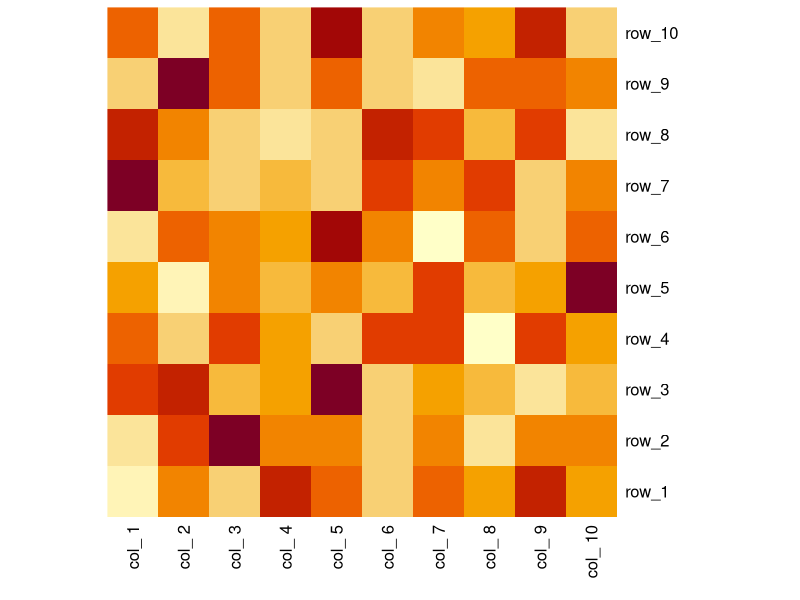

Here is the R script that generated this plot:


#create the data
data <- matrix(rnorm(n=100, mean=0, sd=1), nrow = 10, ncol = 10)           

#create row and column names
row <- paste0("row_",1:10);
column <- paste0("col_ ",1:10);

 
#create the heat map
heatmap(data, Rowv = NA, Colv = NA,labRow = row,labCol = column);